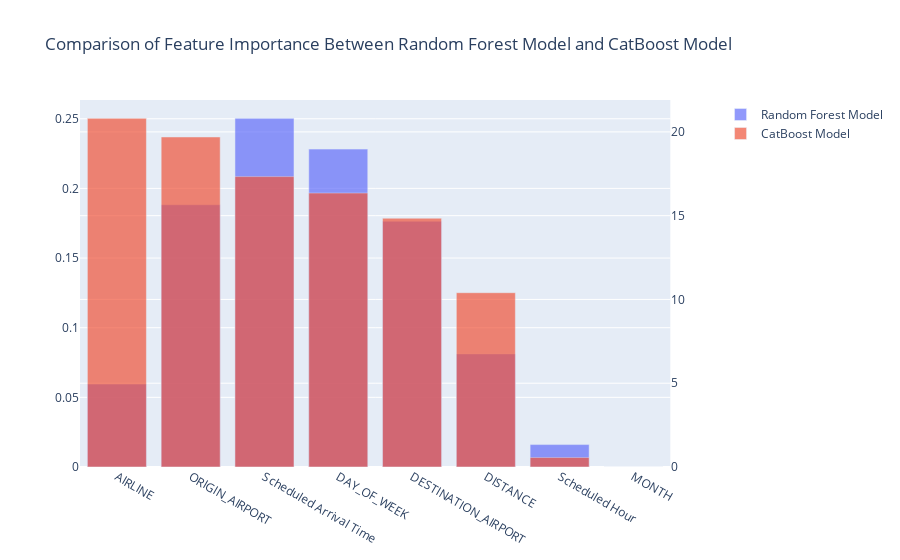

The notebook cell this image was saved under:
### Code cell
# Make a comparison
compare_fig = make_subplots(specs=[[{"secondary_y": True}]])

# Add the aggregated Random Forest Model
compare_fig.add_trace(
    go.Bar(x=aggregated['Feature'], y=aggregated['Importance'],
           opacity = 0.7, name = 'Random Forest Model'),
    secondary_y=False
)

# Add the CatBoost Model
compare_fig.add_trace(
    go.Bar(x=cb_df['Feature'], y=cb_df['Importance'],
           opacity = 0.7, name = 'CatBoost Model'),
    secondary_y=True
)

# Add titles and sort
compare_fig.update_layout(
    title_text = 'Comparison of Feature Importance Between Random Forest Model and CatBoost Model',
    xaxis = {'categoryorder': 'total descending'}
)


# Show user
compare_fig.show()

### Figure 1 — Plotly figure (JSON) as saved in the notebook; plotly's stock layout.template omitted (floating-point values rounded to 4 significant figures)
{"data": [{"name": "Random Forest Model", "opacity": 0.7, "type": "bar", "x": ["AIRLINE", "DAY_OF_WEEK", "DESTINATION_AIRPORT", "DISTANCE", "MONTH", "ORIGIN_AIRPORT", "Scheduled Arrival Time", "Scheduled Hour"], "xaxis": "x", "y": [0.05953, 0.2282, 0.1764, 0.08118, 0.0, 0.1883, 0.2503, 0.0161], "yaxis": "y"}, {"name": "CatBoost Model", "opacity": 0.7, "type": "bar", "x": ["AIRLINE", "DAY_OF_WEEK", "DESTINATION_AIRPORT", "DISTANCE", "MONTH", "ORIGIN_AIRPORT", "Scheduled Arrival Time", "Scheduled Hour"], "xaxis": "x", "y": [20.81, 16.35, 14.85, 10.4, 0.0, 19.7, 17.33, 0.5653], "yaxis": "y2"}], "layout": {"title": {"text": "Comparison of Feature Importance Between Random Forest Model and CatBoost Model"}, "xaxis": {"anchor": "y", "categoryorder": "total descending", "domain": [0, 0.94]}, "yaxis": {"anchor": "x", "domain": [0, 1]}, "yaxis2": {"anchor": "x", "overlaying": "y", "side": "right"}}}
